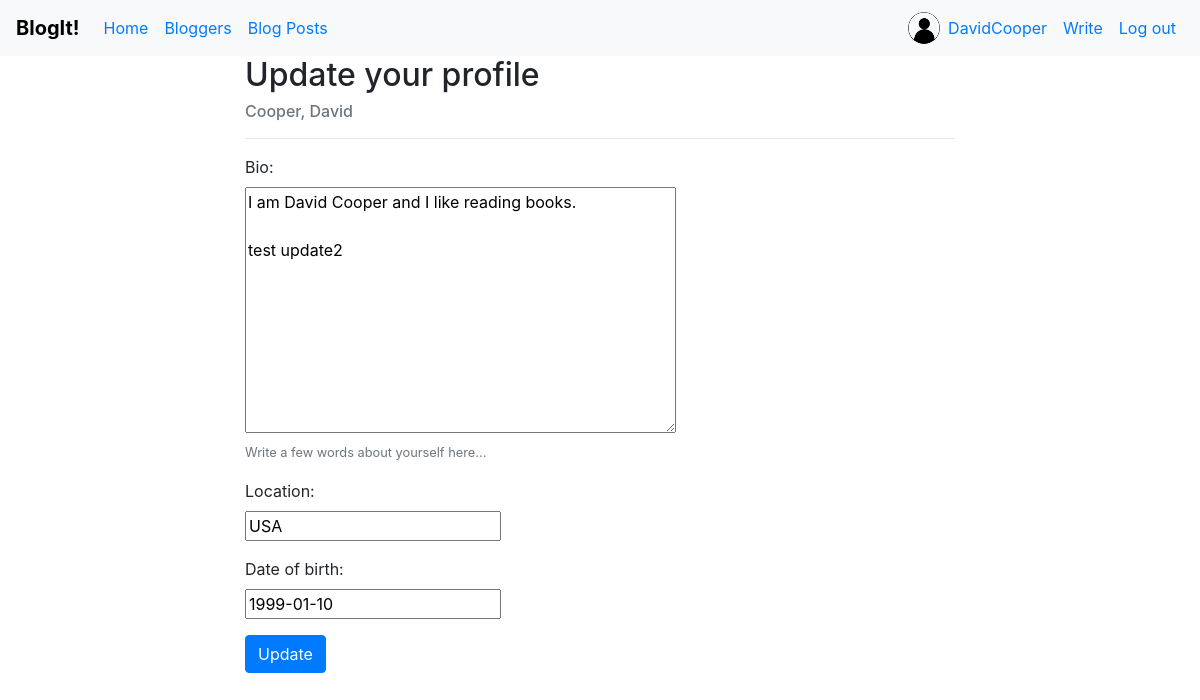
/blog/blogger/update/ (signed in), run on the app's committed database.
### blog/models.py (models this page shows)
class BlogAuthor(models.Model):
    user = models.OneToOneField(User, on_delete=models.CASCADE, null=True)
    bio = models.TextField(max_length=200, null=True, blank=True, help_text="Write a few words about yourself here...")
    location = models.CharField(max_length=30, null=True, blank=True)
    date_of_birth = models.DateField(null=True, blank=True)
    date_of_death = models.DateField(null=True, blank=True)
    class Meta:
        ordering = ['user', 'bio']
    def get_absolute_url(self):
        return reverse('blogger-detail', args=[str(self.id)])
        pass
    def __str__(self):
        return f'{self.user.last_name}, {self.user.first_name}'

### blog/views.py (the view, shortened to what this page needs)
# urls.py: path('blogger/update/', views.BlogAuthorUpdateView.as_view(), name='blogger-update'),
class BlogAuthorUpdateView(LoginRequiredMixin, UpdateView):
    model = BlogAuthor
    fields = ['bio', 'location', 'date_of_birth']
    def get_object(self):
        return self.request.user.blogauthor

### blog/templates/blog/blogauthor_form.html (shortened to what this page needs)
 {% extends "base_generic.html" %}
{% block content %}
<div class="col-md-8 offset-md-2">
    <h2>Update your profile</h2>
    <h6 class="text-muted"> {{ blogauthor }} </h6>
    <hr />
    <form method="post">
        {% for field in form %}
        <p>
            {{ field.label_tag }}<br />
            {{ field }}
            {% if field.help_text %}
            <br /><small class="text-muted">{{ field.help_text }}</small>
            {% endif %}
        </p>
        {% endfor %}
        <input class="btn btn-primary" type="submit" value="Update" />
    </form>
</div>
{% endblock %}

### blog/templates/base_generic.html (shortened to what this page needs)
<!DOCTYPE html>
<html>
    <head>
        <link rel="stylesheet" href="https://maxcdn.bootstrapcdn.com/bootstrap/4.5.2/css/bootstrap.min.css" />
    </head>
    <body>
        {% block navbar %}
        <nav class="navbar navbar-expand-md navbar-light bg-light">
            <a class="navbar-brand" style="color: #000;" href="{% url 'index' %}"><strong>BlogIt!</strong></a>
            <div class="collapse navbar-collapse" id="navbarNav">
                <ul class="navbar-nav mr-auto">
                    <li class="nav-item">
                        <a class="nav-link text-primary" href="{% url 'index' %}">Home</a>
                    </li>
                    <li class="nav-item">
                        <a class="nav-link text-primary" href="{% url 'bloggers' %}">Bloggers</a>
                    </li>
                    <li class="nav-item">
                        <a class="nav-link text-primary" href="{% url 'blogs' %}">Blog Posts</a>
                    </li>
                </ul>
                <ul class="navbar-nav">
                    {% if user.is_authenticated %}
                    <li class="nav-item">
                        {% load static %}
                        <img class="rounded-circle article-img mt-1" src="{% static 'images/default-avatar.png'%}" alt="current-user" width="32" height="32" />
                    </li>
                    <li class="nav-item"><a class="nav-link text-primary" href="{{ user.blogauthor.get_absolute_url }}"> {{ user.username }}</a></li>
                    <li class="nav-item"><a class="nav-link text-primary" href="{% url 'blogpost-create' %}"> Write </a></li>
                    <li class="nav-item"><a class="nav-link text-primary" href="{% url 'logout'%}">Log out</a></li>
                    {% else %}
                    <li class="nav-item"><a class="nav-link text-primary" href="{% url 'signup'%}">Sign up</a></li>
                    <li class="nav-item"><a class="nav-link text-primary" href="{% url 'login'%}">Log in</a></li>
                    {% endif %}
                </ul>
            </div>
        </nav>
        {% endblock %}
        <div class="container">
            {% block content %}{% endblock %}
        </div>
    </body>
</html>

### data on the page
BlogAuthor: user.first_name "Cooper, David", form "I am David Cooper and I like reading books. test update2" "USA" "1999-01-10"

### other printed values
{{ user.username }} "DavidCooper"
{{ field.label_tag }} "Bio:" "Location:" "Date of birth:"
{{ field.help_text }} "Write a few words about yourself here..."
